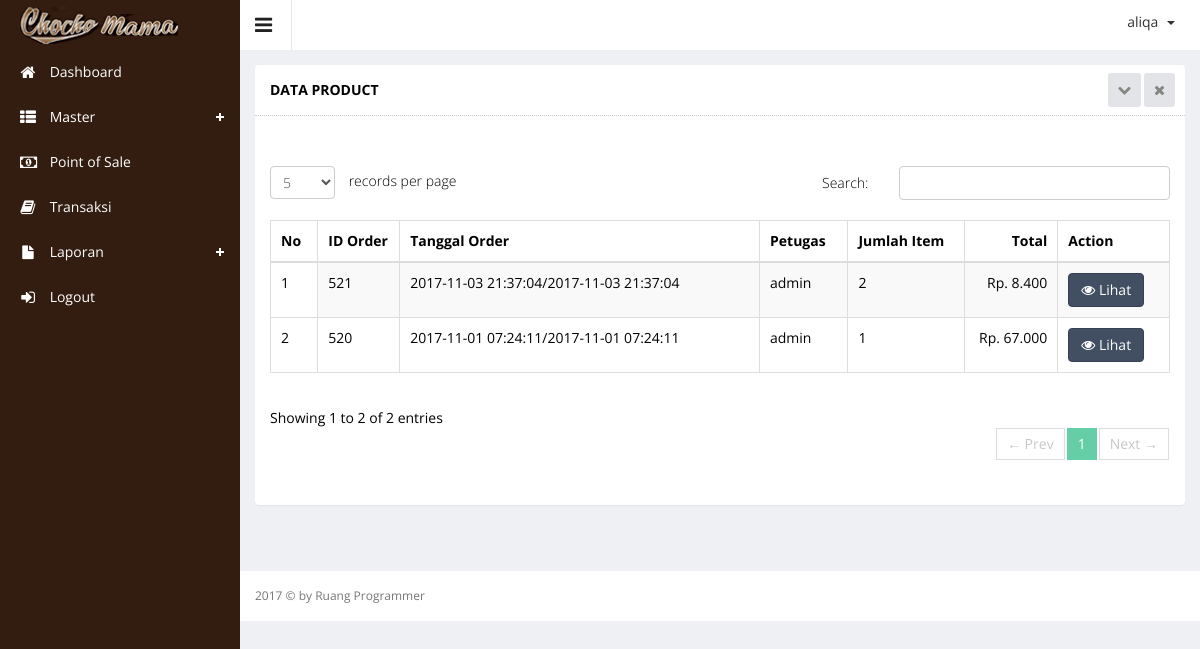
Page /index.php?hal=master/transaksi/list (signed in) on the committed database.
### tables this page shows
CREATE TABLE `orders` (
  `id_orders` int(5) NOT NULL,
  `nama_petugas` varchar(100) NOT NULL,
  `tgl_order` datetime NOT NULL,
  `jam_order` time NOT NULL
);

### master/transaksi/list.php (the view, shortened to what this page needs)
<div class="wrapper">
           <div class="row">
              <div class="col-sm-12">
              <section class="panel">
              <header class="panel-heading">
                  Data Product
                  <span class="tools pull-right">
                      <a href="javascript:;" class="fa fa-chevron-down"></a>
                      <a href="javascript:;" class="fa fa-times"></a>
                   </span>
              </header>
              <div class="panel-body">
              <div class="adv-table editable-table ">
              <div class="clearfix">
                  <div class="btn-group">
                  </div>
              </div>
              <table class="table table-striped table-hover table-bordered" id="editable-sample">
              <thead>
              <tr>
                  <th>No</th>
                  <th>ID Order</th>
                  <th>Tanggal Order</th>
                  <th>Petugas</th>
                  <th>Jumlah Item</th>
                  <th style="text-align: right;">Total</th>
                  <th>Action</th>
              </tr>
              </thead>
              <tbody>
              <?php
                    $no = 1;
                    $queryTransaksi = mysql_query("SELECT *
                                                   FROM
                                                      `orders`
                                                     ORDER BY id_orders  DESC");
                    while ($rowTransaksi  = mysql_fetch_array($queryTransaksi)) {
                 ?>
              <tr class="">
                  <td><?php echo $no++; ?></td>
                  <td><?php echo $rowTransaksi['id_orders']?></td>
                  <td><?php echo $rowTransaksi['tgl_order']?>/<?php echo $rowTransaksi['tgl_order']?></td>
                  <td><?php echo $rowTransaksi['nama_petugas']?></td>
                  <td>
                      <?php
                          $queryQTY = mysql_query("SELECT SUM(orders_detail.jumlah) AS jumlahqty , product.product_id
                      FROM
                          `orders`
                          INNER JOIN `orders_detail`
                              ON (`orders`.`id_orders` = `orders_detail`.`id_orders`)
                          INNER JOIN `product`
                              ON (`product`.`product_id` = `orders_detail`.`product_id`) WHERE orders.id_orders='".$rowTransaksi['id_orders']."' ");
                          $QTY = mysql_fetch_array($queryQTY);
                          echo $QTY['jumlahqty'];
                       ?>
                  </td>
                  <td style="text-align: right;">
                      <?php
                      $queryTotal=mysql_query("SELECT *
                      FROM
                          `orders`
                          INNER JOIN `orders_detail`
                              ON (`orders`.`id_orders` = `orders_detail`.`id_orders`)
                          INNER JOIN `product`
                              ON (`product`.`product_id` = `orders_detail`.`product_id`) WHERE orders.id_orders='".$rowTransaksi['id_orders']."'");
                          $totalQuery=0;
                      while($rowQueryTotal=mysql_fetch_array($queryTotal)){
                          $subTotal =+$rowQueryTotal['jumlah'] * $rowQueryTotal['product_price'];
                          $totalQuery +=$subTotal;
                      }
                      echo "Rp. ".number_format($totalQuery,0,',','.');
                      ?>
                  </td>
                  <td>
                      <a href="?hal=master/transaksi/detail&id=<?php echo $rowTransaksi['id_orders']; ?>">
                          <button class="btn btn-primary" type="submit"><i class="fa fa-eye"></i> Lihat</button>
                      </a>
                  </td>
              </tr>
             <?php } ?>
              </tbody>
              </table>
              </div>
              </div>
              </section>
              </div>
              </div>
      </div>

### rows in the picture
orders: id_orders "521", tgl_order "2017-11-03 21:37:04", nama_petugas "admin", jumlahqty "2", totalQuery "8.400"
orders: id_orders "520", tgl_order "2017-11-01 07:24:11", nama_petugas "admin", jumlahqty "1", totalQuery "67.000"

### other values in the picture
$_SESSION['username'] "aliqa"
